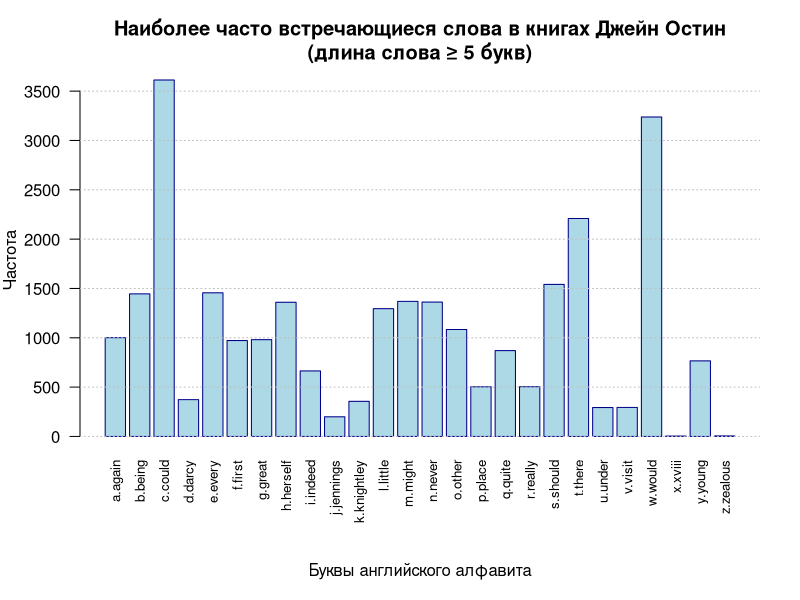

Recreate this plot in R.
## ---- chunk 1
# Загрузка необходимых пакетов
library(janeaustenr)
library(stringr)
library(purrr)

# Функции из задания
extract_words <- function(book_name) {
  text <- subset(austen_books(), book == book_name)$text
  str_extract_all(text, boundary("word")) %>% unlist %>% tolower
}

janeausten_words <- function() {
  books <- austen_books()$book %>% unique %>% as.character
  words <- sapply(books, extract_words) %>% unlist
  words
}

max_frequency <- function(letter, words, min_length = 1) {
  w <- select_words(letter, words = words, min_length = min_length)
  frequency <- table(w)
  frequency[which.max(frequency)]
}

select_words <- function(letter, words, min_length = 1) {
  min_length_words <- words[nchar(words) >= min_length]
  grep(paste0("^", letter), min_length_words, value = TRUE)
}
## ---- chunk 2
# Создаем вектор слов из книг Джейн Остин
words_vector <- janeausten_words()

# Создаем именованный вектор с максимальной частотой слов для каждой буквы
# Используем sapply для применения функции max_frequency к каждой букве алфавита
max_freq_vector <- sapply(letters, max_frequency, 
                         words = words_vector, min_length = 5)

# Просмотр результатов
print("Максимальные частоты по буквам:")
print(max_freq_vector)
## ---- chunk 3
# Создаем barplot с подписями
par(mar = c(8, 4, 4, 2)) # Увеличиваем нижнее поле для подписей

barplot(max_freq_vector, 
        main = "Наиболее часто встречающиеся слова в книгах Джейн Остин\n(длина слова ≥ 5 букв)",
        xlab = "", 
        ylab = "Частота",
        col = "lightblue",
        border = "darkblue",
        las = 2,  # Вертикальные подписи по оси X
        cex.names = 0.8)

# Добавляем сетку для лучшей читаемости
grid(nx = NA, ny = NULL, col = "gray", lty = "dotted")

# Добавляем заголовок оси X
mtext("Буквы английского алфавита", side = 1, line = 6)
## ---- chunk 4
# Общая статистика
cat("Общее количество слов в анализе:", length(words_vector), "\n")
cat("Количество уникальных слов:", length(unique(words_vector)), "\n")
cat("Минимальная длина слова:", min(nchar(words_vector)), "\n")
cat("Максимальная длина слова:", max(nchar(words_vector)), "\n")

# Буквы с самой высокой и самой низкой частотой
max_letter <- letters[which.max(max_freq_vector)]
min_letter <- letters[which.min(max_freq_vector)]

cat("Буква с самой высокой максимальной частотой:", max_letter, "(", max(max_freq_vector), ")\n")
cat("Буква с самой низкой максимальной частотой:", min_letter, "(", min(max_freq_vector), ")\n")
